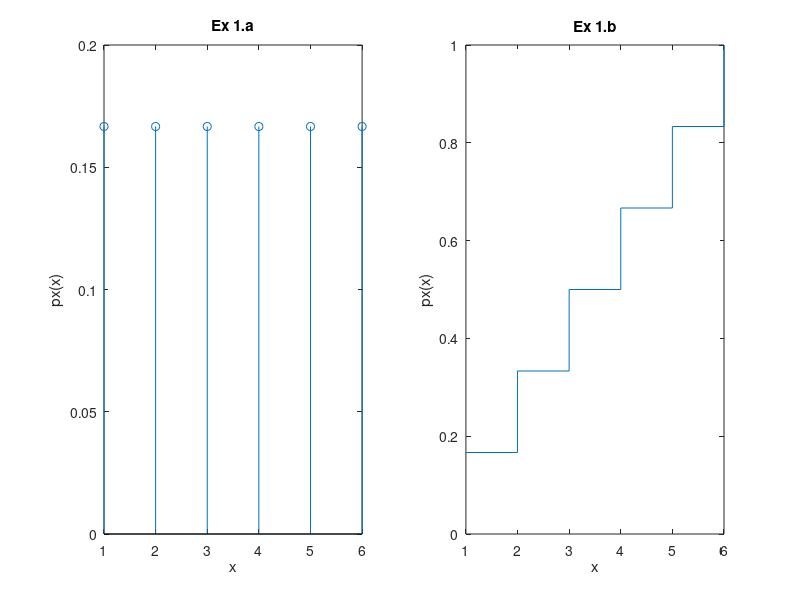

MATLAB code to generate this figure:
clear;
clc;
close;

figure

xi = [1,2,3,4,5,6];

pxi=ones(1,6)/6;
subplot(1,2,1);
stem(xi,pxi);
title("Ex 1.a");
xlabel('x');
ylabel('px(x)');




xi = [1,2,3,4,5,6];

pxi=zeros(1,6)
prob = 0;
for u=1:6
  if(u ==1)
    pxi(1,u)=1/6;
  else
    pxi(1,u) = pxi(1,u-1) + 1/6;
  endif
  prob = prob + pxi(1,u);
endfor
pxi

subplot(1,2,2)
stairs(xi,pxi);

title("Ex 1.b");
xlabel('x');
ylabel('px(x)');

